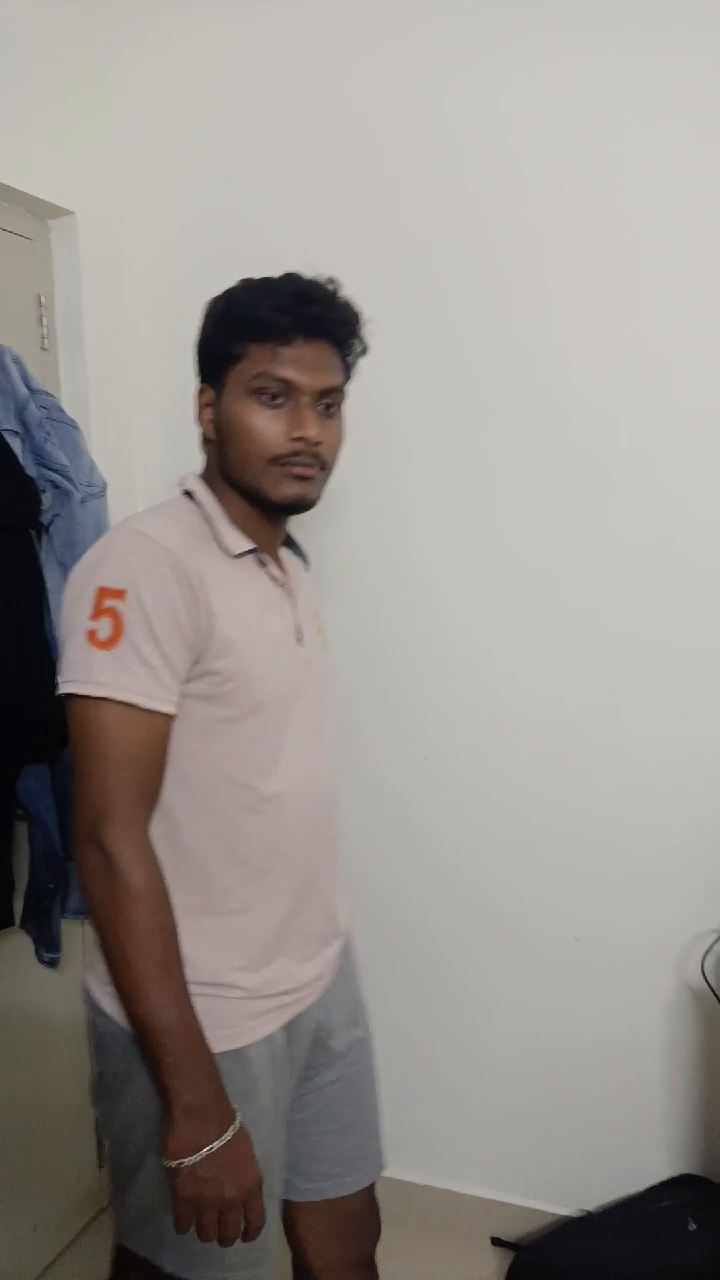
#> input picture frame 16 of sanjay_walking.mp4, 720 x 1280 px
$ jupyter execute Assignment6.ipynb
#> lines starting #> are read from the running program, lines starting #| are printed output that depends on the picture; after the words box and inside, x2 and y2 are one past the last pixel; in counts of white or black regions, pixels touching at a corner belong together; pictures that were not available may be replaced by others from this repository, and a replacement may not be noted
[cell 1]
import cv2
import numpy as np

# Load the video file
video_path = r"E:\7th Sem\Image and Video Analytics\sanjay_walking.mp4"  # Use raw string for Windows path
cap = cv2.VideoCapture(video_path)

# Load pre-trained Haar Cascade for face detection
face_cascade = cv2.CascadeClassifier(cv2.data.haarcascades + 'haarcascade_frontalface_default.xml')

# Define parameters for tracking
person_color = (0, 255, 0)  # Bounding box color for person
font = cv2.FONT_HERSHEY_SIMPLEX

# Define the output video file and codec
output_path = r"E:\7th Sem\Image and Video Analytics\sanjay_output.mp4"  # Specify the output path

# Get the frame width, height, and frame rate from the original video
frame_width = int(cap.get(cv2.CAP_PROP_FRAME_WIDTH))
frame_height = int(cap.get(cv2.CAP_PROP_FRAME_HEIGHT))
frame_rate = int(cap.get(cv2.CAP_PROP_FPS))

# Initialize VideoWriter to save the video
fourcc = cv2.VideoWriter_fourcc(*'mp4v')  # Using mp4v codec for .mp4 file
out = cv2.VideoWriter(output_path, fourcc, frame_rate, (frame_width, frame_height))

# Process each frame
while cap.isOpened():
    ret, frame = cap.read()
#> frame is the input picture: shape (1280, 720, 3); mean B, G, R 143, 147.8, 153.4
    if not ret:
        break

    # Convert to grayscale for face detection
    gray = cv2.cvtColor(frame, cv2.COLOR_BGR2GRAY)

    # Detect faces in the grayscale image
    faces = face_cascade.detectMultiScale(gray, scaleFactor=1.1, minNeighbors=5, minSize=(30, 30))
#> faces = [[223, 341, 153, 153]]

    # Loop through all detected faces
    for (x, y, w, h) in faces:
        # Draw bounding box around the face
        cv2.rectangle(frame, (x, y), (x + w, y + h), person_color, 2)
        # Label the face as "Sanjay"
        cv2.putText(frame, "Sanjay", (x, y - 10), font, 0.6, person_color, 2)
#> this loop made 1 pass
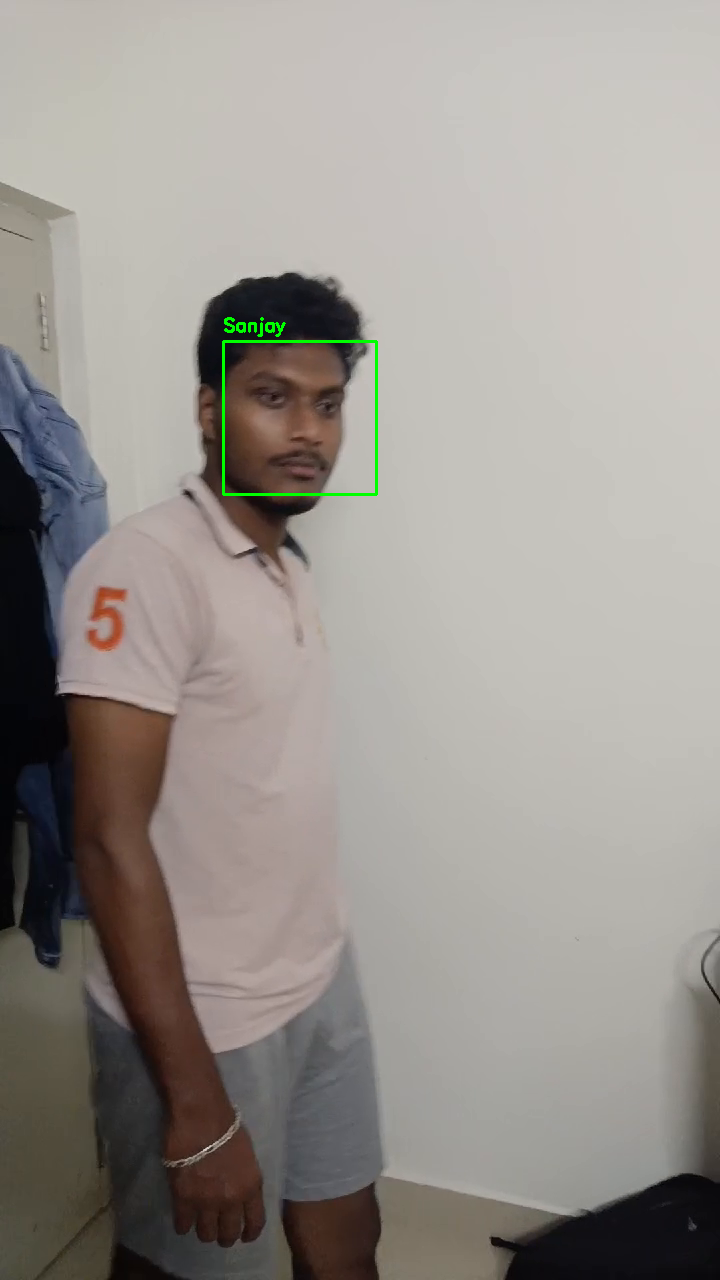
#> frame: shape (1280, 720, 3); 0.25% of pixels changed, all inside (x1, y1, x2, y2) = (222, 317, 378, 496)

    # Write the processed frame to the output video file
    out.write(frame)

    # Display the frame with bounding boxes and labels
    cv2.imshow("Tracking", frame)

    # Exit if 'q' is pressed
    if cv2.waitKey(30) & 0xFF == ord('q'):
#> (key q is pressed here)
        break

# Release resources
cap.release()
out.release()
cv2.destroyAllWindows()

[cell 2]
import cv2
import numpy as np
import matplotlib.pyplot as plt
from collections import defaultdict

# Load the video file
video_path = "E:\\7th Sem\\Image and Video Analytics\\marathon time lapse.mp4"  # Use raw string for Windows path
cap = cv2.VideoCapture(video_path)

# Check if video is opened successfully
if not cap.isOpened():
    print("Error: Could not open video.")
    exit()

# Initialize background subtractor with more sensitivity
back_sub = cv2.createBackgroundSubtractorMOG2(history=500, varThreshold=30, detectShadows=True)  # Reduced varThreshold for sensitivity

# Variables to track people count
frame_rate = cap.get(cv2.CAP_PROP_FPS)
#> frame_rate = 29.89
interval_duration = 1 * 60  # 1 minute in seconds for testing
frames_per_interval = int(interval_duration * frame_rate)
#> frames_per_interval = 1793

people_counts = defaultdict(int)  # Stores counts for each interval
interval_index = 0
frame_count = 0

# Define some parameters for filtering
min_contour_area = 500  # Minimum contour area to avoid detecting too small objects like trees
max_contour_aspect_ratio = 2  # Maximum aspect ratio of bounding box (People tend to have aspect ratio ~1:2)
min_contour_aspect_ratio = 0.5  # Minimum aspect ratio to filter out too wide or too narrow shapes

# Process each frame
while cap.isOpened():
    ret, frame = cap.read()
    if not ret:
        print("Error: Failed to read frame or end of video.")
        break

    # Apply background subtraction
    fg_mask = back_sub.apply(frame)
#> fg_mask: shape (1280, 720); every value is 127

    # Threshold to binary (increase threshold value to make detection more sensitive)
    _, fg_mask = cv2.threshold(fg_mask, 180, 255, cv2.THRESH_BINARY)
#> fg_mask: shape (1280, 720); every value is 0

    # Apply morphological operations to dilate the detected areas (helps with small contours)
    fg_mask = cv2.dilate(fg_mask, None, iterations=2)  # Dilation to fill gaps

    # Find contours of moving objects
    contours, _ = cv2.findContours(fg_mask, cv2.RETR_EXTERNAL, cv2.CHAIN_APPROX_SIMPLE)
#> contours = []
    people_in_frame = 0

    for cnt in contours:
        if cv2.contourArea(cnt) < min_contour_area:  # Ignore small contours like trees
            continue

        # Get bounding box around the person
        x, y, w, h = cv2.boundingRect(cnt)

        # Aspect ratio filtering to avoid detecting objects that are too wide or tall (e.g., trees, poles)
        aspect_ratio = float(w) / h
        if aspect_ratio < min_contour_aspect_ratio or aspect_ratio > max_contour_aspect_ratio:
            continue

        people_in_frame += 1

        # Draw bounding box
        cv2.rectangle(frame, (x, y), (x + w, y + h), (0, 255, 0), 2)
#> this loop made 0 passes
#> after the loop, people_in_frame = 0

    # Count people in current interval
    people_counts[interval_index] += people_in_frame

    # Show frame with bounding boxes
    cv2.imshow("People Detection", frame)
    if cv2.waitKey(1) & 0xFF == ord('q'):
#> (key q is pressed here)
        break

    # Move to the next interval if necessary
    frame_count += 1
    if frame_count >= frames_per_interval:
        interval_index += 1
        frame_count = 0

# Check if people_counts is empty
if not people_counts:
    print("Error: No people detected.")
else:
    # Plot people counts over time intervals
    intervals = list(people_counts.keys())
#> intervals = [0]
    counts = list(people_counts.values())
#> counts = [0]

    plt.figure(figsize=(10, 5))
    plt.plot(intervals, counts, marker='o', color='b')
    plt.title("People Count Over Time")
    plt.xlabel("Time Interval (1-minute intervals)")
    plt.ylabel("People Count")
    plt.grid(True)
    plt.show()
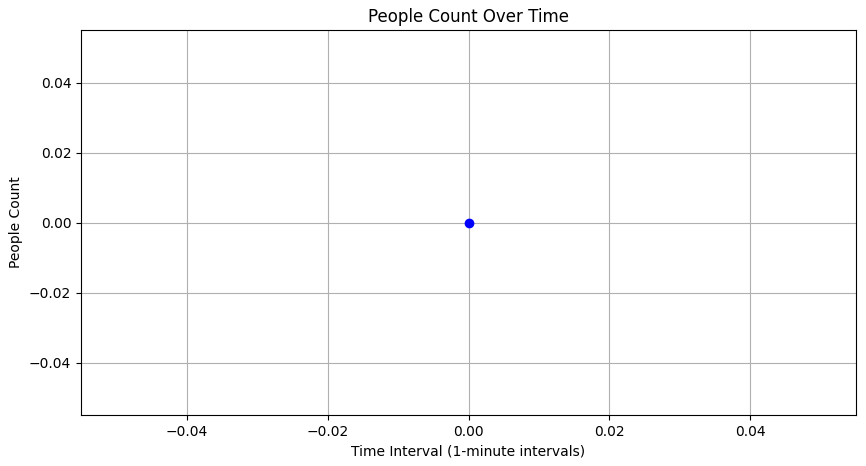
#> figure drawn by matplotlib, 1 panel

    # Find peak interval
    peak_interval = max(people_counts, key=people_counts.get)
#> peak_interval = 0
    print(f"The peak shopping duration is at interval {peak_interval} with {people_counts[peak_interval]} people.")
#| The peak shopping duration is at interval 0 with 0 people.

cap.release()
cv2.destroyAllWindows()

[cell 3]
import cv2
import os

# Set paths for reference image and video
# Use raw string for Windows file paths to avoid issues with backslashes
reference_image_path = r"E:\7th Sem\Image and Video Analytics\dawood_ibrahim.png"  # Adjust to correct path
video_path = r"E:\7th Sem\Image and Video Analytics\dawood_ibrahim_cut.mp4"  # Adjust to correct path

# Specify output folder for matched frames and output video
output_folder = r"E:\7th Sem\Image and Video Analytics"  # Adjust to correct path
os.makedirs(output_folder, exist_ok=True)

# Load the reference image and convert it to grayscale
reference_image = cv2.imread(reference_image_path)
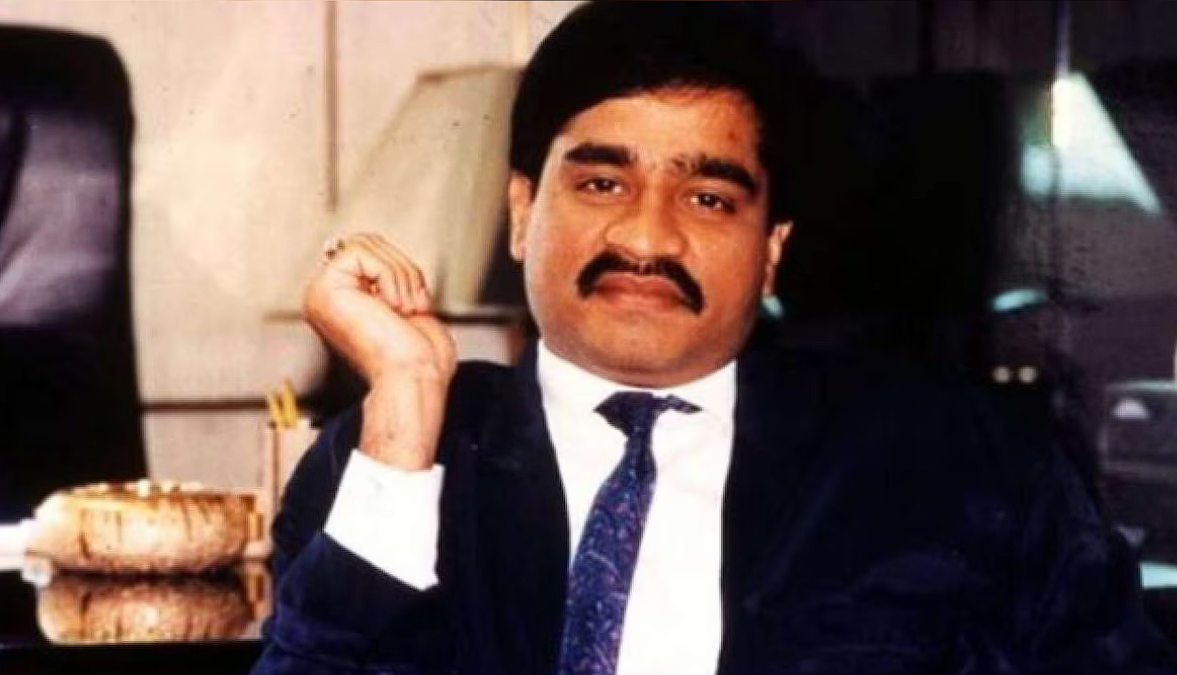
#> input picture dawood_ibrahim.png, 1177 x 675 px, found by its file name
#> reference_image is the input picture: shape (675, 1177, 3); mean B, G, R 78.9, 83.8, 102.5
if reference_image is None:
    print("Error: Image not found at the specified path.")
    exit()  # Exit if the image is not found
reference_gray = cv2.cvtColor(reference_image, cv2.COLOR_BGR2GRAY)
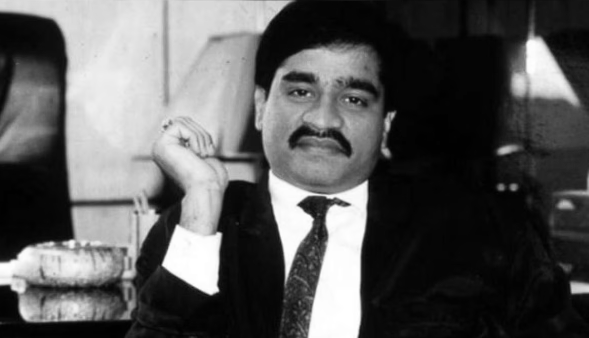
#> reference_gray: shape (675, 1177) (shown at 1/2 size); min 0, max 255, mean 88.8

# Load Haar Cascade for face detection
face_cascade = cv2.CascadeClassifier(cv2.data.haarcascades + 'haarcascade_frontalface_default.xml')

# Detect face in the reference image
ref_faces = face_cascade.detectMultiScale(reference_gray, scaleFactor=1.1, minNeighbors=5, minSize=(30, 30))
#> ref_faces = [[565, 347, 170, 170], [495, 66, 308, 308], [106, 323, 232, 232]]

# Ensure there's at least one face detected in the reference image
if len(ref_faces) == 0:
    print("No faces found in the reference image.")
    exit()
else:
    print(f"{len(ref_faces)} face(s) detected in the reference image.")
#| 3 face(s) detected in the reference image.

# Extract the detected face from the reference image (use the largest face)
x, y, w, h = max(ref_faces, key=lambda face: face[2] * face[3])
#> x = 495; y = 66; w = 308; h = 308
reference_face = reference_gray[y:y+h, x:x+w]
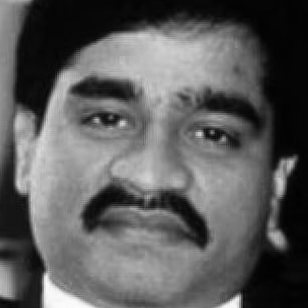
#> reference_face: shape (308, 308); min 0, max 252, mean 91.8

# Load the video
cap = cv2.VideoCapture(video_path)

# Get video properties (width, height, fps) to save the output video correctly
frame_width = int(cap.get(cv2.CAP_PROP_FRAME_WIDTH))
#> frame_width = 720
frame_height = int(cap.get(cv2.CAP_PROP_FRAME_HEIGHT))
#> frame_height = 1280
fps = cap.get(cv2.CAP_PROP_FPS)
#> fps = 29.89

# Initialize VideoWriter to save the processed video
output_video_path = os.path.join(output_folder, 'output_video.avi')
fourcc = cv2.VideoWriter_fourcc(*'XVID')  # Codec for AVI format
#> fourcc = 1145656920
out = cv2.VideoWriter(output_video_path, fourcc, fps, (frame_width, frame_height))

# Initialize a frame counter
frame_count = 0

while cap.isOpened():
    ret, frame = cap.read()
    if not ret:
        break

    frame_count += 1
    gray_frame = cv2.cvtColor(frame, cv2.COLOR_BGR2GRAY)

    # Detect faces in the current frame
    faces = face_cascade.detectMultiScale(gray_frame, scaleFactor=1.1, minNeighbors=5, minSize=(30, 30))

    match_found = False  # Flag to check if any match is found in the current frame

    # Process each detected face in the frame
    for (fx, fy, fw, fh) in faces:
        # Extract the face from the frame
        face_in_frame = gray_frame[fy:fy+fh, fx:fx+fw]

        # Resize the reference face and detected face to the same size for comparison
        resized_reference = cv2.resize(reference_face, (fw, fh))
        match_result = cv2.matchTemplate(face_in_frame, resized_reference, cv2.TM_CCOEFF_NORMED)
        _, match_val, _, _ = cv2.minMaxLoc(match_result)

        # Check if match value exceeds threshold (indicates a match)
        match_threshold = 0.7
        if match_val > match_threshold:
            # Draw a rectangle around the matching face in the frame
            cv2.rectangle(frame, (fx, fy), (fx + fw, fy + fh), (0, 255, 0), 2)
            cv2.putText(frame, f'Match: {match_val:.2f}', (fx, fy - 10), cv2.FONT_HERSHEY_SIMPLEX, 0.5, (0, 255, 0), 2)
            print(f"Match found in frame {frame_count} with similarity score: {match_val:.2f}")

            match_found = True
#> this loop made 1 pass
#> (fx, fy, fw, fh, match_result, match_val, match_threshold) on pass 1: (223, 341, 153, 153, [-0.236], -0.236, 0.7)
#> pass 1, `face_in_frame = gray_frame[fy:fy+fh, fx:fx+fw]`:
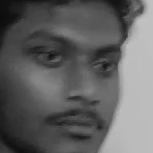
#> face_in_frame: shape (153, 153); min 12, max 194, mean 97.4

    # Write the frame with matched faces to the output video
    out.write(frame)

    # Display only frames with a detected match
    if match_found:
        cv2.imshow('Matching Frame', frame)

    # Break on 'q' key press
    if cv2.waitKey(1) & 0xFF == ord('q'):
#> (key q is pressed here)
        break

# Release video capture and writer, and close windows
cap.release()
out.release()
cv2.destroyAllWindows()

print("Video saved to:", output_video_path)

[cell 4]
import cv2

# Load the video
video_path = "E:/7th Sem/Image and Video Analytics/HD CCTV Camera video 3MP 4MP iProx CCTV HDCCTVCameras.net retail store.mp4"  # Replace with your video file path
cap = cv2.VideoCapture(video_path)

# Get video properties
frame_width = int(cap.get(cv2.CAP_PROP_FRAME_WIDTH))
frame_height = int(cap.get(cv2.CAP_PROP_FRAME_HEIGHT))

# Define the region of interest (ROI) on the left third of the frame
roi_x = 0
roi_y = 0
roi_width = frame_width // 3  # Left third of the frame
#> roi_width = 240
roi_height = frame_height
#> roi_height = 1280

# Background subtraction for motion detection
fgbg = cv2.createBackgroundSubtractorMOG2(history=500, varThreshold=50)

# Initialize counters for people entering and exiting
enter_count = 0
exit_count = 0

# Variables to hold movement direction
last_direction = None
direction_threshold = 30  # Minimum movement threshold for counting

# Define video writer to save the output video
output_video_path = "E:/7th Sem/Image and Video Analytics/output_video.mp4"  # Specify output path
fourcc = cv2.VideoWriter_fourcc(*'mp4v')  # Codec for saving the video
#> fourcc = 1983148141
out = cv2.VideoWriter(output_video_path, fourcc, cap.get(cv2.CAP_PROP_FPS), (frame_width, frame_height))

while cap.isOpened():
    ret, frame = cap.read()
    if not ret:
        break

    # Crop the frame to the left third
    left_third_frame = frame[roi_y:roi_y+roi_height, roi_x:roi_x+roi_width]
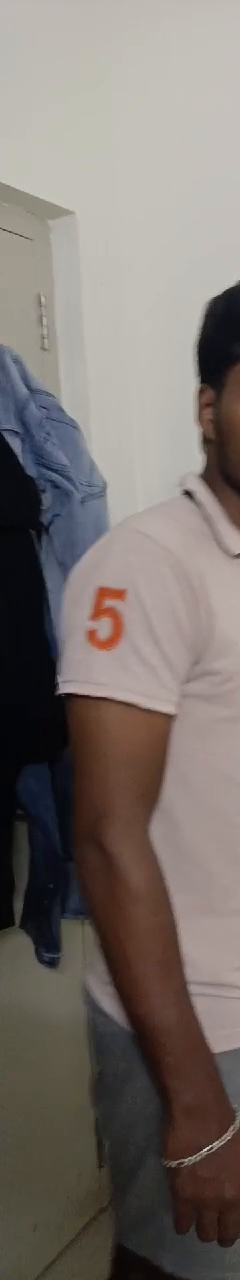
#> left_third_frame: shape (1280, 240, 3); mean B, G, R 108.6, 113.6, 121.7

    # Convert the left third frame to grayscale and apply Gaussian blur
    gray_roi = cv2.cvtColor(left_third_frame, cv2.COLOR_BGR2GRAY)
    blurred_roi = cv2.GaussianBlur(gray_roi, (5, 5), 0)
#> (the rest of the program and of its run is left out)
